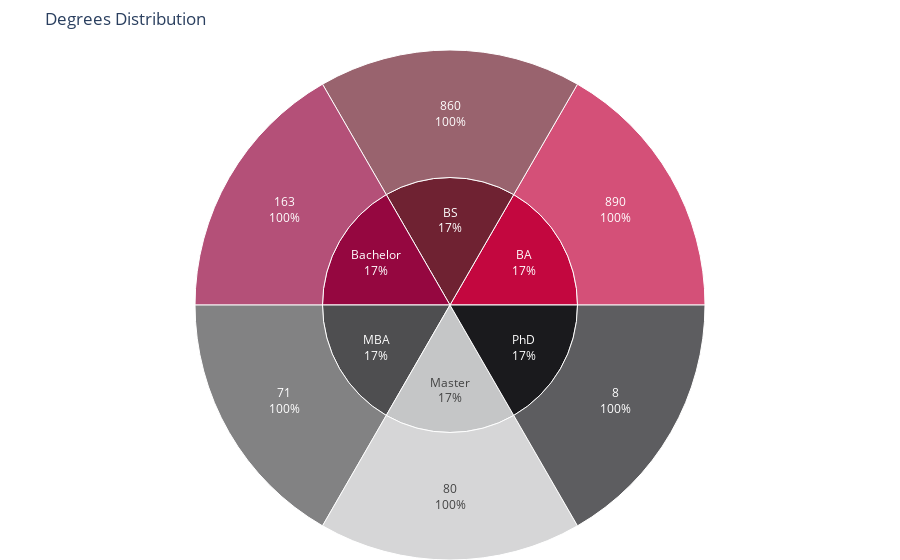

The notebook cell this image was saved under:
### Code cell
fig = px.sunburst(data_frame=degree,
                  path=['Degree','Count'],
                  color='Degree',
                  color_discrete_sequence=black_red,
                  maxdepth=-1,
                  title='Degrees Distribution')

fig.update_traces(textinfo='label+percent parent')
fig.update_layout(margin=dict(t=50, l=0, r=0, b=0))
fig.show()

### Figure 1 — Plotly figure (JSON) as saved in the notebook; plotly's stock layout.template omitted (floating-point values rounded to 4 significant figures)
{"data": [{"branchvalues": "total", "customdata": [["PhD"], ["MBA"], ["Master"], ["BS"], ["Bachelor"], ["BA"], ["BA"], ["BS"], ["Bachelor"], ["MBA"], ["Master"], ["PhD"]], "domain": {"x": [0, 1], "y": [0, 1]}, "hovertemplate": "labels=%{label}<br>count=%{value}<br>parent=%{parent}<br>id=%{id}<br>Degree=%{customdata[0]}<extra></extra>", "ids": ["PhD/8", "MBA/71", "Master/80", "BS/860", "Bachelor/163", "BA/890", "BA", "BS", "Bachelor", "MBA", "Master", "PhD"], "labels": ["8", "71", "80", "860", "163", "890", "BA", "BS", "Bachelor", "MBA", "Master", "PhD"], "marker": {"colors": ["#1A1A1D", "#4E4E50", "#C5C6C7", "#6F2232", "#950740", "#C3073F", "#C3073F", "#6F2232", "#950740", "#4E4E50", "#C5C6C7", "#1A1A1D"]}, "maxdepth": -1, "name": "", "parents": ["PhD", "MBA", "Master", "BS", "Bachelor", "BA", "", "", "", "", "", ""], "textinfo": "label+percent parent", "type": "sunburst", "values": [1, 1, 1, 1, 1, 1, 1, 1, 1, 1, 1, 1]}], "layout": {"legend": {"tracegroupgap": 0}, "margin": {"b": 0, "l": 0, "r": 0, "t": 50}, "sunburstcolorway": ["#1A1A1D", "#4E4E50", "#C5C6C7", "#6F2232", "#950740", "#C3073F"], "title": {"text": "Degrees Distribution"}}}
